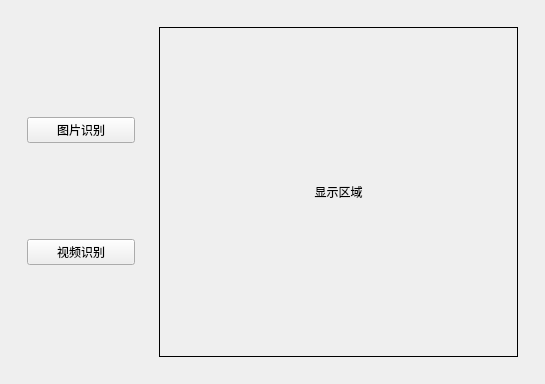
<?xml version="1.0" encoding="UTF-8"?>
<ui version="4.0">
 <class>mainWindow</class>
 <widget class="QMainWindow" name="mainWindow">
  <property name="geometry">
   <rect>
    <x>0</x>
    <y>0</y>
    <width>545</width>
    <height>384</height>
   </rect>
  </property>
  <property name="windowTitle">
   <string>图像识别</string>
  </property>
  <property name="windowIcon">
   <iconset>
    <normaloff>../微波炉.png</normaloff>../微波炉.png</iconset>
  </property>
  <property name="toolButtonStyle">
   <enum>Qt::ToolButtonTextOnly</enum>
  </property>
  <widget class="QWidget" name="centralwidget">
   <layout class="QHBoxLayout" name="horizontalLayout_2">
    <item>
     <layout class="QHBoxLayout" name="horizontalLayout">
      <item>
       <widget class="QWidget" name="widget" native="true">
        <layout class="QHBoxLayout" name="horizontalLayout_3">
         <item>
          <widget class="QWidget" name="widget_3" native="true">
           <property name="sizePolicy">
            <sizepolicy hsizetype="Preferred" vsizetype="Preferred">
             <horstretch>1</horstretch>
             <verstretch>0</verstretch>
            </sizepolicy>
           </property>
           <layout class="QVBoxLayout" name="verticalLayout">
            <item>
             <widget class="QPushButton" name="pushButton">
              <property name="text">
               <string>图片识别</string>
              </property>
             </widget>
            </item>
            <item>
             <widget class="QPushButton" name="pushButton_2">
              <property name="text">
               <string>视频识别</string>
              </property>
             </widget>
            </item>
           </layout>
          </widget>
         </item>
         <item>
          <widget class="QWidget" name="widget_2" native="true">
           <property name="sizePolicy">
            <sizepolicy hsizetype="Preferred" vsizetype="Preferred">
             <horstretch>3</horstretch>
             <verstretch>0</verstretch>
            </sizepolicy>
           </property>
           <layout class="QHBoxLayout" name="horizontalLayout_4">
            <item>
             <widget class="QLabel" name="label">
              <property name="frameShape">
               <enum>QFrame::Box</enum>
              </property>
              <property name="text">
               <string>显示区域</string>
              </property>
              <property name="alignment">
               <set>Qt::AlignCenter</set>
              </property>
             </widget>
            </item>
           </layout>
          </widget>
         </item>
        </layout>
       </widget>
      </item>
     </layout>
    </item>
   </layout>
  </widget>
 </widget>
 <resources/>
 <connections/>
</ui>
